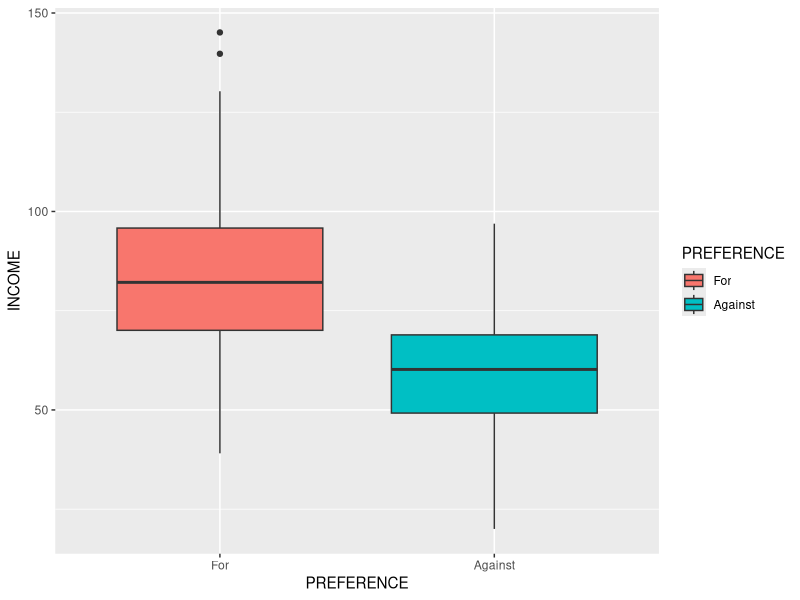
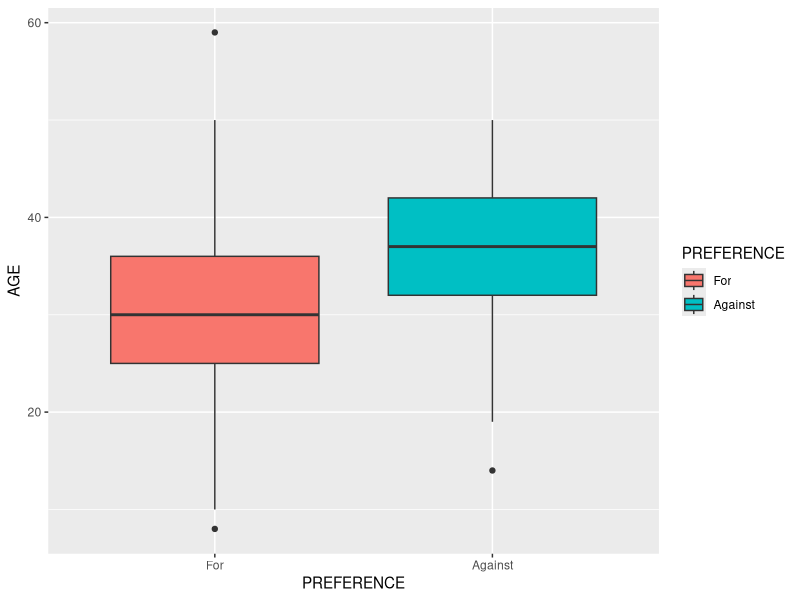

Source code (R) for these figures, in order:
## ---- chunk 1
  knitr::opts_chunk$set(echo = TRUE)
library(ggplot2)
library(readr)

##DATA PREPARATION
setwd("/Users/gaurirajgopal/Desktop/TERM B/Data Mining/Assignment2")
data <-read.csv('VoterPref.csv')
#data$PREFERENCE
modified<-na.omit(data)
summary(modified)

# Suppose we want against to be the success class
modified$PREFERENCE <- factor(modified$PREFERENCE,levels=c("For","Against"))
#
# Linear probability model requires a numeric dummy variable
# With the following, for gets coded as 0 and against as 1

modified$NPREFERENCE <- as.numeric(modified$PREFERENCE)-1

#modified
## 70% of the sample size
smp_size <- floor(0.70 * nrow(modified))
smp_size
#creates a value to divide the data into a train and a test set 
## set the seed to make your partition reproducible
set.seed(71923) #ensures same random numbers a generated always
train_ind <- sample(seq_len(nrow(modified)), size = smp_size)
#randomly identifies rows equal to the sample size
#row numbers are stored in train_ind
train <- modified[train_ind, ] #creates a training dataset with row numbers stored in train_ind
test <- modified[-train_ind, ]#creates test dataset
train
#data

##DATA PREPROCESSING
# Boxplot of INCOME by PREFERENCE TenYearCHD 
ggplot(train,aes(x=PREFERENCE, y=INCOME, fill=PREFERENCE))+geom_boxplot()
# Boxplot of AGE by Car PREFERENCE 
ggplot(train,aes(x=PREFERENCE, y=AGE, fill=PREFERENCE))+geom_boxplot()

##proportion
table(train$PREFERENCE)/nrow(train)
#two way table
table(train$GENDER,train$PREFERENCE)

#####LINEAR MODEL
fit <- lm(NPREFERENCE~AGE+GENDER+INCOME,data=train)
summary(fit)
actual <- train$NPREFERENCE
##generate predictions 
predicted <- predict(fit,type="response")
error<-actual-predicted
avgerr <- mean(error)
avgerr
rmse <- sqrt(mean((error)^2))
rmse
mae <- mean(abs(error))
mae

##out of sample
actual_out <- test$NPREFERENCE
predicted_out <- predict(fit, newdata=test, type="response")
error_out<-actual_out - predicted_out
avgerr_out <- mean(error_out)
avgerr_out
rmse_out <- sqrt(mean((error_out)^2))
rmse_out
mae_out <- mean(abs(error_out))
mae_out

cutoff <- 0.5
## Generate class predictions using cutoff value for in sample
Predicted_class <- ifelse(predicted > cutoff, "Against", "For")

prop.table(confusion <- table(actual, Predicted_class))

##Generate class predictions using cutoff value for out sample
Predicted_class_out <- ifelse(predicted_out > cutoff, "Against", "For")

prop.table(confusion <- table(actual_out, Predicted_class_out))

#####LOGISTIC MODEL
fit1 <- glm(NPREFERENCE~AGE+GENDER+INCOME,data=train,family="binomial")
summary(fit1)

actual <- train$NPREFERENCE
##generate predictions 
predicted <- predict(fit1,type="response")
error<-actual-predicted

##out of sample
actual_out <- test$NPREFERENCE
predicted_out <- predict(fit1, newdata=test, type="response")
error_out<-actual_out - predicted_out

cutoff <- 0.5
## Generate class predictions using cutoff value for in sample
Predicted_class <- ifelse(predicted > cutoff, "Against", "For")

prop.table(confusion <- table(actual, Predicted_class))

##Generate class predictions using cutoff value for out sample
Predicted_class_out <- ifelse(predicted_out > cutoff, "Against", "For")

prop.table(confusion <- table(actual_out, Predicted_class_out))
df=data.frame(AGE=36,INCOME=70.0,GENDER="F",PREFERENCE="Against")
df
head(train)
fem <- predict(fit1,newdata=df,type = "response")
fem


